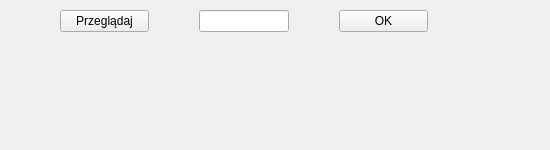
<?xml version="1.0" encoding="UTF-8"?>
<ui version="4.0">
 <class>MainWindow</class>
 <widget class="QMainWindow" name="MainWindow">
  <property name="geometry">
   <rect>
    <x>0</x>
    <y>0</y>
    <width>550</width>
    <height>150</height>
   </rect>
  </property>
  <property name="windowTitle">
   <string>MainWindow</string>
  </property>
  <widget class="QWidget" name="Form">
   <widget class="QWidget" name="horizontalLayoutWidget">
    <property name="geometry">
     <rect>
      <x>10</x>
      <y>10</y>
      <width>531</width>
      <height>131</height>
     </rect>
    </property>
    <layout class="QHBoxLayout" name="horizontalLayout" stretch="50,50,50">
     <property name="spacing">
      <number>50</number>
     </property>
     <property name="sizeConstraint">
      <enum>QLayout::SizeConstraint::SetFixedSize</enum>
     </property>
     <property name="leftMargin">
      <number>50</number>
     </property>
     <property name="rightMargin">
      <number>50</number>
     </property>
     <item>
      <widget class="QPushButton" name="btnFile">
       <property name="text">
        <string>Przeglądaj</string>
       </property>
      </widget>
     </item>
     <item>
      <widget class="QLineEdit" name="entryName"/>
     </item>
     <item>
      <widget class="QPushButton" name="btnSet">
       <property name="text">
        <string>OK</string>
       </property>
      </widget>
     </item>
    </layout>
   </widget>
  </widget>
 </widget>
 <resources/>
 <connections/>
</ui>
